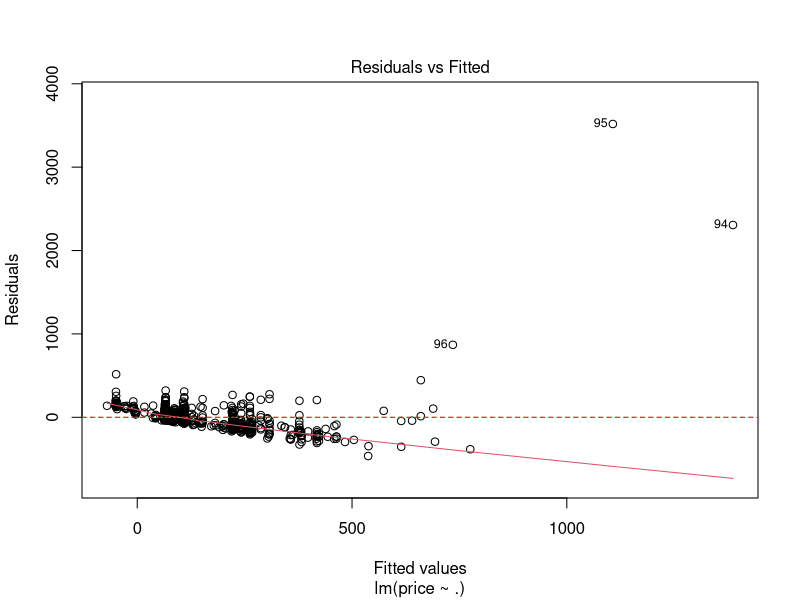

Here is the R script that generated this plot:
## ---- chunk 1
library(dplyr)
library(ggplot2)

# # Load the data
# airbnb_data = read.csv("../resource/asnlib/publicdata/airbnb_data.csv",header = TRUE)
# 
# #  suppress this warning message
# suppressPackageStartupMessages(library(dplyr))
# 
# 
# # Change headers to lower case (my personal preference for all analysis)
# names(airbnb_data) = tolower(names(airbnb_data))
# 
# # Strip to non-ID fields
# removeMe = c("room_id", "survey_id", "host_id", "city")
# #myDF = airbnb_data[, -which(names(airbnb_data) %in% removeMe)]
myDF=read.csv("clean_data.csv",header = TRUE)
# Explore the data
str(myDF)
summary(myDF)

# Update room type as factor
myDF$room_type = as.factor(myDF$room_type)
## ---- chunk 2
if (!require(tidyverse)) install.packages("tidyverse")
library(tidyverse) 

## ---- chunk 3
## SET DUMMY VARIABLES WITH "Private room" AT BASE
myDF2<- myDF %>%
  mutate(Entire_home = ifelse(room_type=="Entire home/apt",1,0))  %>%
  mutate(Shared_room = ifelse(room_type=="Shared room",1,0))

## REMOVE 'room_type' VARIABLE
myDF2 = myDF2[,-1]

## CREATE LINEAR MODEL AND RETURN SUMMARY
model = lm(price~., data=myDF2)
summary(model)


## ---- chunk 4

newdata = data.frame(bedrooms = 2,
                     accommodates = 4,
                     reviews = 50,
                     overall_satisfaction = 4,
                     Entire_home = 0,
                     Shared_room = 0)

predict(model, newdata, interval='prediction')
## ---- chunk 5
plot(model, which = 1)
abline(h = 0.05, col = "red", lty = 2)

## ---- chunk 6
## CALCULATE COOKS DISTANCE
cd = cooks.distance(model)
myDF2$cooks = cd

## EXTRACT ALL VALUES WHERE CD > 0 AND CREATE NEW DATAFRAME
print(myDF2[cd>1,])

## ---- chunk 7
## CREATE NEW DATASET
cookDF =myDF2[cd<=1,-8]

## CREATE NEW LINEAR MODEL
model2 = lm(price~., data =cookDF)
summary(model2)
## ---- chunk 8
if (!require(car)) install.packages("car")
library(car) 
## ---- chunk 9
## CREATE NEW MODEL WITHOUT 'room_type'
myDF3 = myDF[,-1]

## BUILD LINEAR MODEL
model3 = lm(price~., data=myDF3)
summary(model3)

## RUN VIF
vif(model3)
## ---- chunk 10

## linear-linear
modelLinLin = lm(price~ reviews, data = myDF)
summary(modelLinLin)

## linear-log
modelLinLog = lm(price~ log(reviews+1), data = myDF)
summary(modelLinLog)

## log-linear
modelLogLin = lm(log(price)~ reviews, data = myDF)
summary(modelLogLin)

## log-log
modelLogLog = lm(log(price)~ log(reviews+1), data = myDF)
summary(modelLogLog)

## ---- chunk 11

data.frame(model = c('linear-linear', 'linear-log', 'log-linear', 'log-log'), adj.r.squared =c(summary(modelLinLin)$adj.r.squared, summary(modelLinLog)$adj.r.squared,
                                                                                               summary(modelLogLin)$adj.r.squared, summary(modelLogLog)$adj.r.squared) )

## ---- chunk 12
# Read in the dataframe
mydm <- read.csv("direct_marketing.csv", header = TRUE)

# Change headers to lower case (my personal preference for all analysis)
names(mydm) = tolower(names(mydm))

# create columns per question parameters
mydm2 <- mydm %>%
    mutate(low = ifelse(history == "Low", 1,0)) %>%
    mutate(medium = ifelse(history == "Medium", 1,0)) %>%
    mutate(high = ifelse(history == "High", 1,0)) %>%
    mutate(lowsalary = salary * low) %>%
    mutate(mediumsalary = salary * medium) %>%
    mutate(highsalary = salary * high)

summary(mydm2)
## ---- chunk 13

dmmodel1 <- lm(amountspent ~ age + ownhome + salary + low + medium + high + lowsalary + mediumsalary + highsalary, data=mydm2)
summary(dmmodel1)
## ---- chunk 14
dmnewdata_none = data.frame(age = 'Middle',
                     ownhome = 'Rent',
                     salary = 75000,
                     low = 0,
                     medium = 0,
                     high = 0,
                     lowsalary = 0,
                     mediumsalary = 0,
                     highsalary = 0)

dmnewdata_low = data.frame(age = 'Middle',
                     ownhome = 'Rent',
                     salary = 75000,
                     low = 1,
                     medium = 0,
                     high = 0,
                     lowsalary = 75000,
                     mediumsalary = 0,
                     highsalary = 0)

dmnewdata_medium = data.frame(age = 'Middle',
                     ownhome = 'Rent',
                     salary = 75000,
                     low = 0,
                     medium = 1,
                     high = 0,
                     lowsalary = 0,
                     mediumsalary = 75000,
                     highsalary = 0)

dmnewdata_high = data.frame(age = 'Middle',
                     ownhome = 'Rent',
                     salary = 75000,
                     low = 0,
                     medium = 0,
                     high = 1,
                     lowsalary = 0,
                     mediumsalary = 0,
                     highsalary = 75000 )

models = list(dmnewdata_none, dmnewdata_low, dmnewdata_medium, dmnewdata_high)

pred_list = list()

for(model_test in models){
  dmpred = predict(dmmodel1, model_test)
  pred_list = append(pred_list, round(dmpred[[1]]))
}

data.frame(model=c('None', 'low', 'medium','high'), prediction = unlist(pred_list))
## ---- chunk 15
# Load library if needed
if (!require(car)) install.packages("car")
library(car)

# Load the data
data("TitanicSurvival")

# Change headers to lower case (my personal preference for all analysis)
names(TitanicSurvival) = tolower(names(TitanicSurvival))

# Update the survived values to 1 for yes and 0 for no.  
TitanicSurvival$survived = 
  ifelse(TitanicSurvival$survived == "yes",1,0)

# Explore the data
str(TitanicSurvival)
summary(TitanicSurvival)
## ---- chunk 16

Tmodel = glm(survived ~ sex, data=TitanicSurvival, family = 'binomial')
summary(Tmodel)

## ---- chunk 17
round(exp(0.9818),3)
## ---- chunk 18
lom = Tmodel$coefficients[[1]] + Tmodel$coefficients[[2]]
prob = 1/(1+exp(-lom))
round(prob,3)
## ---- chunk 19

